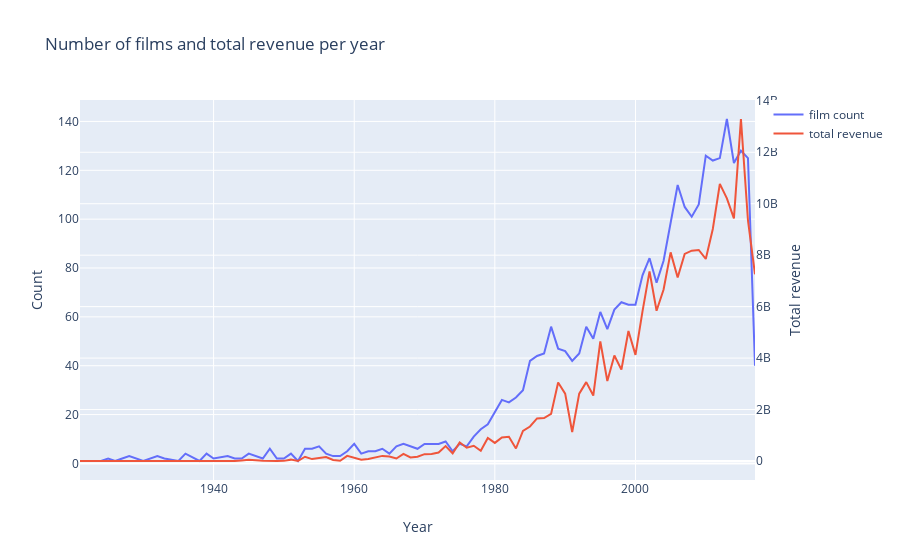

This figure's notebook cell:
### Markdown cell above
### Number of Films and Revenue Per Year

### Code cell
d1 = train['release_date_year'].value_counts().sort_index()
d2 = train.groupby(['release_date_year'])['revenue'].sum()

data = [go.Scatter(x=d1.index, y=d1.values, name='film count'),
        go.Scatter(x=d2.index, y=d2.values, name='total revenue', yaxis='y2')]

layout = go.Layout(dict(title = "Number of films and total revenue per year",
                        xaxis = dict(title = 'Year'),
                        yaxis = dict(title = 'Count'),
                        yaxis2=dict(title='Total revenue', overlaying='y', side='right')),
                   legend=dict(orientation="v"))

py.iplot(dict(data=data, layout=layout))
